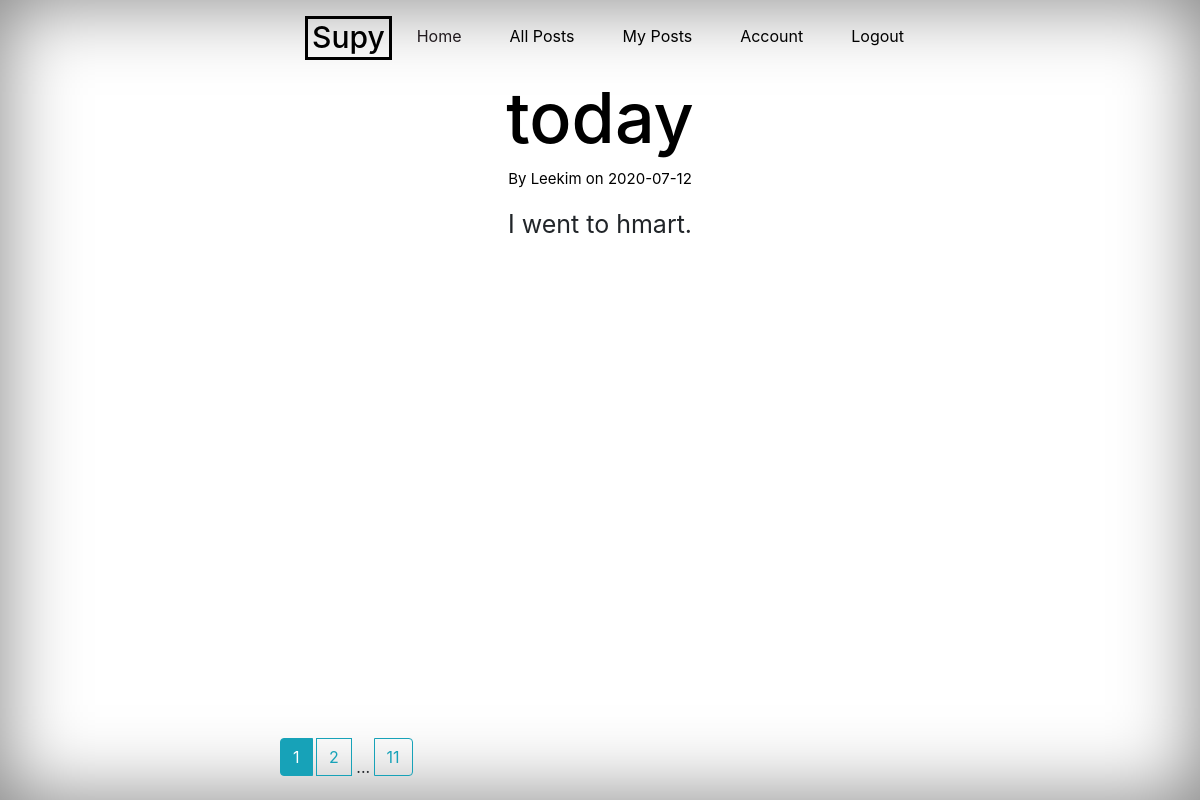
Page /posts (signed in) on the earlier database version.
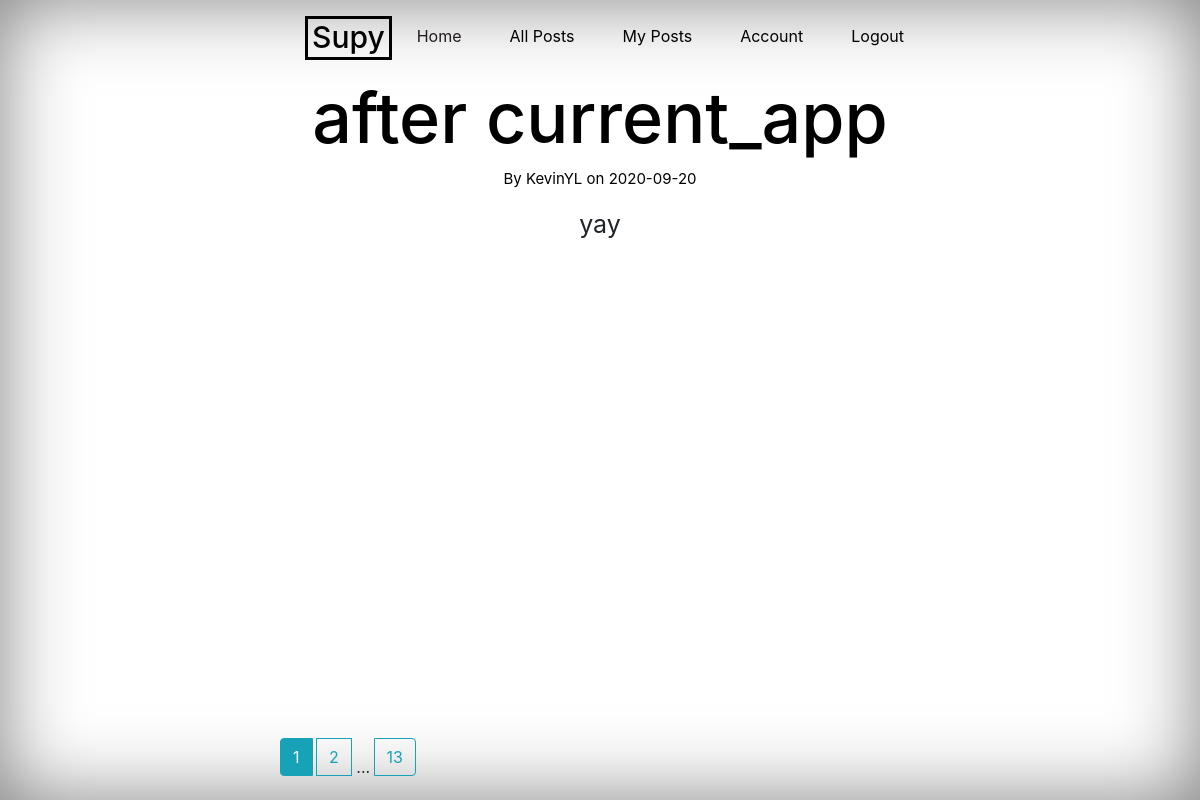
Same page on the later database version.
### flaskblog/models.py (models this page shows, shortened)
class Post(db.Model):
    id = db.Column(db.Integer, primary_key=True)
    title = db.Column(db.String(100), nullable=False)
    date_posted = db.Column(db.DateTime, nullable=False, default=datetime.utcnow)
    content = db.Column(db.Text, nullable=False)
    user_id = db.Column(db.Integer, db.ForeignKey('user.id'), nullable=False)

class User(db.Model, UserMixin):
    id = db.Column(db.Integer, primary_key=True)
    username = db.Column(db.String(20), unique=True, nullable=False)
    email = db.Column(db.String(120), unique=True, nullable=False)
    image_file = db.Column(db.String(120), nullable=False, default='default.jpg')
    password = db.Column(db.String(60), nullable=False)
    post = db.relationship('Post', backref='author', lazy=True)

### flaskblog/main/routes.py (the view)
@main.route("/posts")
def posts():
    page = request.args.get('page', 1, type=int)
    posts = Post.query.order_by(Post.date_posted.desc()).paginate(page=page, per_page=1)
    return render_template("posts.html", title="Posts", posts=posts)

### flaskblog/models.py (called while the page is built)
@login_manager.user_loader
def load_user(user_id):
    return User.query.get(int(user_id))

### flaskblog/templates/posts.html
{% extends "layout.html" %}
{% block content %}
  {% for post in posts.items %}
    <div class="posts">
      <div class="ind-post">
        <h1><a class="article-title" href="{{ url_for('posts.post', post_id=post.id) }}">{{ post.title }}</a></h1>
        <p class="desp"><a href="{{ url_for('users.user_posts', username=post.author.username) }}">By {{ post.author.username }} on {{ post.date_posted.strftime('%Y-%m-%d') }}</a></p>
        <p class="cont">{{ post.content }}</p>
      </div>
    </div>
  {% endfor %}
  <div class="btn-group" id="pags">
    {% for page_num in posts.iter_pages(left_edge=1, right_edge=1, left_current=1, right_current=2) %}
      {% if page_num %}
        {% if posts.page == page_num %}
          <a class="btn btn-info mb-4" href="{{ url_for('main.posts', page=page_num) }}">{{ page_num }}</a>
        {% else %}
          <a class="btn btn-outline-info mb-4" href="{{ url_for('main.posts', page=page_num) }}">{{ page_num }}</a>
        {% endif %}
      {% else %}
        ...
      {% endif %}
    {% endfor %}
  </div>
{% endblock content %}

### flaskblog/templates/layout.html (shortened to what this page needs)
<!DOCTYPE html>
<html lang="en">
  <head>
    <link rel="stylesheet" href="https://stackpath.bootstrapcdn.com/bootstrap/4.4.1/css/bootstrap.min.css">
    <link rel="stylesheet" href="{{ url_for('static', filename='style.css') }}">
  </head>
  <body class="text-center">
    <div class="cover-container d-flex w-100 h-100 p-3 mx-auto flex-column">
      <header class="masthead">
        <div class="inner">
          <h1 class="masthead-brand"><a href="/">Supy</a></h1>
          <nav class="nav nav-masthead justify-content-center">
            <a class="nav-link active" href="{{ url_for('main.index') }}">Home</a>
            <a class="nav-link" href="{{ url_for('main.posts') }}">All Posts</a>
            {% if current_user.is_authenticated %}
              <a class="nav-link" href="{{ url_for('users.user_posts', username=current_user.username) }}">My Posts</a>
              <a class="nav-link" href="{{ url_for('users.account') }}">Account</a>
              <a class="nav-link" href="{{ url_for('users.logout') }}">Logout</a>
            {% else %}
              <a class="nav-link" href="{{ url_for('users.login') }}">Sign In</a>
            {% endif %}
          </nav>
        </div>
      </header>
      {% block content %}{% endblock %}
    </div>
  </body>
</html>

### flaskblog/static/style.css (style rules this page uses)
a, a:focus, a:hover { color: black; }
html, body { min-height: 100vh; background-position: center; background-size: cover; }
body { display: -ms-flexbox; display: flex; text-shadow: 0, .05rem .1rem rgba(0, 0, 0, .5); box-shadow: inset 0 0 5rem rgba(0, 0, 0, .5); }
.cover-container { max-width: 42em; }
.masthead-brand { color: black; font-size: 30px; padding-left: 0.25rem; padding-right: 0.25rem; padding-bottom: 0.10rem; border: solid; margin-bottom: 0; margin-left: 25px; }
.nav-masthead .nav-link + .nav-link { margin-left: 1rem; }
.nav-masthead .active { color: #211A1E; border-bottom-color: #211A1E; }
@media (min-width: 45em) { .masthead-brand { float: left; } }
@media (min-width: 45em) { .nav-masthead { float: right; } }
.ind-post > h1 { font-size: 70px; padding-top: 1rem }
.ind-post .desp { font-size: 15px; }
.ind-post .cont { font-size: 25px; }
#pags { display: inline-block; position: absolute; bottom: 0px; margin: auto; }

Differences in the rows shown:
no longer on this page (row unchanged): Post: title "today", author.username "Leekim", date_posted "2020-07-12", content "I went to hmart."
added Post: title "after current_app", author.username "KevinYL", date_posted "2020-09-20", content "yay"
Other differences:
new list line: "13"
list line gone: "11"
